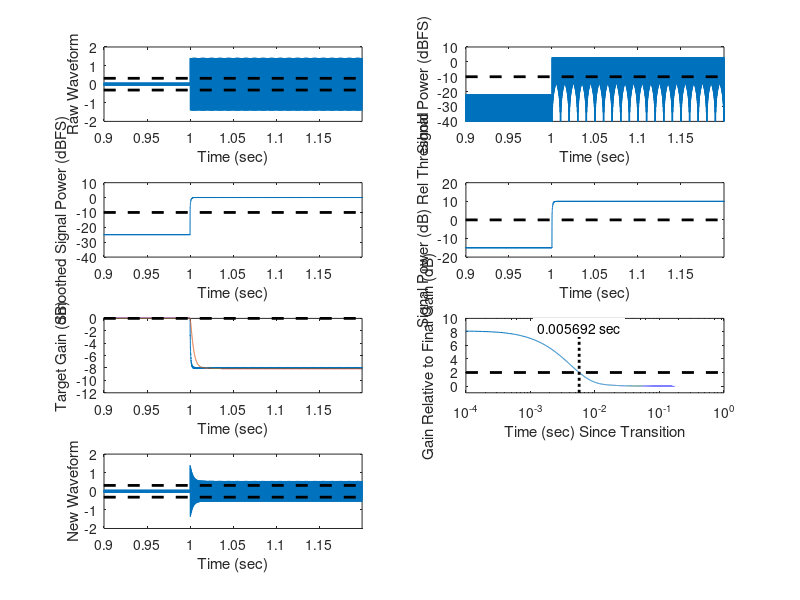

The MATLAB script that drew this image:

%https://www.ncbi.nlm.nih.gov/pmc/articles/PMC4172289/


fs_Hz = 44100;      %sample rate
attack_sec = 0.005;  %doesn't end up being exact.  Error is dependent upon compression ratio
release_sec = 0.2;  %doesn't end up being exact.  Error is dependent upon compression ratio
thresh_dBFS = -10;  %threshold for compression to start
comp_ratio = 5;     %compression ratio.  "5" means 5:1

if (1)
    %scale to make more correct
    if (1)
        %gain processing in linear space
        attack_sec = attack_sec * 0.555;   %for comp_ratio = 5, thresh = -10
        release_sec = release_sec * 0.92;   %for comp_ratio = 5, thresh = -10
    else
        %gain processing in power space
        attack_sec = attack_sec * 0.01/0.02302;   %for comp_ratio = 5
        release_sec = release_sec * 0.1 / 0.08435;   %for comp_ratio = 5
    end
end

%generate test signal
t_sec = ([1:4*fs_Hz]-1)/fs_Hz;
freq_Hz = 2000;  %frequency of my test signal
wav = sqrt(2)*sin(2*pi*freq_Hz*t_sec);  %rms of 1.0 (aka 0 dB)

%make step change in amplitude
flag_isAttackTest = 1;  %do an attack or a release test?
if (flag_isAttackTest)
    levels_dBFS = [-25 0];%two amplitude levels
else
    levels_dBFS = [0 -25];  %two amplitude levels
end
t_bound_sec = 1;        %time of transition
I=find(t_sec < t_bound_sec);
wav(I) = sqrt(10.^(0.1*levels_dBFS(1)))*wav(I);
I=find(t_sec >= t_bound_sec);
wav(I) = sqrt(10.^(0.1*levels_dBFS(2)))*wav(I);

%% process the signal

%get signal power
wav_pow = wav.^2;

%extract signal envlope
env_time_const = 1e-3;
b = 1-exp(-1/(env_time_const*fs_Hz));
a = [1 -exp(-1/(env_time_const*fs_Hz))];
new_wav_pow = filter(b,a,wav_pow);

% %smooth wav power via attack and release
% attack_const = exp(-1/(attack_sec*fs_Hz));
% release_const = exp(-1/(release_sec*fs_Hz));
% new_wav_pow = ones(size(wav_pow)); new_wav_pow(1) = wav_pow(1);
% for I=2:length(wav_pow)
%     if (wav_pow(I) > wav_pow(I-1))
%         %attack
%         new_wav_pow(I) = new_wav_pow(I-1)*attack_const + wav_pow(I)*(1-attack_const);
%     else
%         %release
%         new_wav_pow(I) = new_wav_pow(I-1)*release_const + wav_pow(I)*(1-release_const);
%     end
% end

%get power relative to threshold
thresh_pow_FS = 10.^(0.1*thresh_dBFS);
%wav_pow_rel_thresh = wav_pow ./ thresh_pow_FS;
wav_pow_rel_thresh = new_wav_pow ./ thresh_pow_FS;

%compute gain
gain_pow = ones(size(wav_pow_rel_thresh));
I=find(wav_pow_rel_thresh > 1.0);
gain_pow(I) = 10.^((1/comp_ratio - 1)*log10(wav_pow_rel_thresh(I)));
gain = sqrt(gain_pow);

%smooth gain via attack and release
attack_const = exp(-1/(attack_sec*fs_Hz));
release_const = exp(-1/(release_sec*fs_Hz));
if (0)
    %power space
    new_gain_pow = gain_pow;
    for I=2:length(gain)
        if (gain_pow(I) < new_gain_pow(I-1))
            %attack
            new_gain_pow(I) = new_gain_pow(I-1)*attack_const + gain_pow(I)*(1-attack_const);
        else
            %release
            new_gain_pow(I) = new_gain_pow(I-1)*release_const + gain_pow(I)*(1-release_const);
        end
    end
    %new_gain_pow = new_gain.^2;
    new_gain = sqrt(new_gain_pow);
else
    %linear space
    new_gain = gain;
    for I=2:length(gain)
        if (gain(I) < new_gain(I-1))
            %attack
            new_gain(I) = new_gain(I-1)*attack_const + gain(I)*(1-attack_const);
        else
            %release
            new_gain(I) = new_gain(I-1)*release_const + gain(I)*(1-release_const);
        end
    end
    new_gain_pow = new_gain.^2;
end

%rename
raw_gain_pow = gain_pow;
gain_pow = new_gain_pow;

new_wav = wav.*sqrt(gain_pow);

%% plots
figure;try;setFigureTallestWide;catch;end
ax=[];

subplot(4,2,1);
plot(t_sec,wav);
xlabel('Time (sec)');
ylabel('Raw Waveform');
ylim([-2 2]);
hold on; 
plot(xlim,sqrt(10.^(0.1*thresh_dBFS))*[1 1],'k--','linewidth',2);
plot(xlim,-sqrt(10.^(0.1*thresh_dBFS))*[1 1],'k--','linewidth',2);
hold off
ax(end+1)=gca;

subplot(4,2,2);
plot(t_sec,10*log10(wav_pow));
xlabel('Time (sec)');
ylabel('Signal Power (dBFS)');
ylim([-40 10]);
hold on; 
plot(xlim,thresh_dBFS*[1 1],'k--','linewidth',2);
hold off
ax(end+1)=gca;

subplot(4,2,3);
plot(t_sec,10*log10(new_wav_pow));
xlabel('Time (sec)');
ylabel('Smoothed Signal Power (dBFS)');
ylim([-40 10]);
hold on; 
plot(xlim,thresh_dBFS*[1 1],'k--','linewidth',2);
hold off
ax(end+1)=gca;


subplot(4,2,4);
plot(t_sec,10*log10(wav_pow_rel_thresh));
xlabel('Time (sec)');
ylabel('Signal Power (dB) Rel Threshold');
ylim([-20 20]);
hold on; 
plot(xlim,[0 0],'k--','linewidth',2);
hold off
ax(end+1)=gca;

subplot(4,2,5);
plot(t_sec,10*log10([raw_gain_pow(:) gain_pow(:)]));
xlabel('Time (sec)');
ylabel('Target Gain (dB)');
ylim([-12 0]);
hold on; 
plot(xlim,[0 0],'k--','linewidth',2);
hold off
ax(end+1)=gca;

subplot(4,2,7);
plot(t_sec,new_wav);
xlabel('Time (sec)');
ylabel('New Waveform');
ylim([-2 2]);
hold on; 
plot(xlim,sqrt(10.^(0.1*thresh_dBFS))*[1 1],'k--','linewidth',2);
plot(xlim,-sqrt(10.^(0.1*thresh_dBFS))*[1 1],'k--','linewidth',2);
hold off
ax(end+1)=gca;


linkaxes(ax,'x');
xlim([0.9 1.2]);

% subplot(3,2,5);
% plot(t_sec,10*log10(new_gain_pow));
% xlabel('Time (sec)');
% ylabel('Smoothed Gain (dB)');
% ylim([-10 0]);
% hold on; 
% plot(xlim,[0 0],'k--','linewidth',2);
% hold off

subplot(4,2,6);
dt_sec = t_sec-t_bound_sec;
gain_rel_final_dB = 10*log10(gain_pow/gain_pow(end));
semilogx(dt_sec,gain_rel_final_dB)
xlabel('Time (sec) Since Transition');
ylabel('Gain Relative to Final Gain (dB)');
xlim([1e-4 1]);
if (flag_isAttackTest)
    ylim([-1 10]);
    time_const_val = 2;
    hold on;plot(xlim,time_const_val*[1 1],'k--','linewidth',2);hold off
    I=find(gain_rel_final_dB > time_const_val);I=I(end)+1;

    hold on;plot(dt_sec(I)*[1 1],ylim,'k:','linewidth',2);hold off;
    yl=ylim;
    text(dt_sec(I),yl(2)-0.05*diff(yl),[num2str(dt_sec(I),4) ' sec'], ...
        'horizontalAlignment','center','verticalAlignment','top',...
        'backgroundcolor','white');

else
    ylim([-10 1]);
    time_const_val = -2;
    hold on;plot(xlim,time_const_val*[1 1],'k--','linewidth',2);hold off
    I=find(gain_rel_final_dB < time_const_val);I=I(end)+1;
 
    hold on;plot(dt_sec(I)*[1 1],ylim,'k:','linewidth',2);hold off;
    yl=ylim;
    text(dt_sec(I),yl(1)+0.05*diff(yl),[num2str(dt_sec(I),4) ' sec'], ...
        'horizontalAlignment','center','verticalAlignment','bottom',...
        'backgroundcolor','white');

end
   



